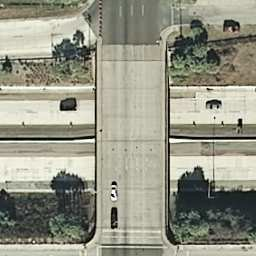
#> input picture CBIR/urop.jpeg, 256 x 256 px
$ python CBIR.py
#> lines starting #> are read from the running program, lines starting #| are printed output that depends on the picture
### CBIR/operations.py
import numpy as np
import scipy as sp
import matplotlib.pyplot as plt
from scipy.fftpack import dct
import cv2

def dct2(img):
    '''Discrete cosine transform'''
    return dct(dct(img, axis=0, norm='ortho'), axis=1, norm='ortho')

def Canny_Operation(img):
    '''Canny operation for edges'''
    edges = cv2.Canny(img, 100, 200)
    return edges

def hsv(img):
    h = []
    s = []
    v = []

    for i in range(256):
        for j in range(256):
            #print(img[i][j][0],img[i][j][1])
            x=float(img[i][j][0])/100
            y=float(img[i][j][1])/100
            #print(x,y)
            if x<=0.2:
                img[i][j][0]=0
            elif x<=0.7:
                img[i][j][0]=1
            else:
                img[i][j][0]=2

            if y<=0.2:
                img[i][j][1]=0
            elif y<=0.7:
                img[i][j][1]=1
            else:
                img[i][j][1]=2

            if img[i][j][2]<=20:
                img[i][j][2]=0
            elif img[i][j][2]<=50:
                img[i][j][2]=1
            elif img[i][j][2]<=75:
                img[i][j][2]=2
            elif img[i][j][2]<=140:
                img[i][j][2]=3
            elif img[i][j][2]<=160:
                img[i][j][2]=4
            elif img[i][j][2]<=195:
                img[i][j][2]=5
            elif img[i][j][2]<=285:
                img[i][j][2]=6
            elif img[i][j][2]<=305:
                img[i][j][2]=7
            elif img[i][j][2]<=340:
                img[i][j][2]=8
            else:
                img[i][j][2]=0

            h.append(img[i][j][0])
            s.append(img[i][j][1])
            v.append(img[i][j][2])

    return h,s,v

### CBIR/CBIR.py
import cv2
import numpy as np
import operations as op
from scipy import stats

img = cv2.imread('urop.jpeg')
#> img is the input picture: shape (256, 256, 3); mean B, G, R 133.2, 148.8, 148.6
img = cv2.cvtColor(img, cv2.COLOR_RGB2HSV)
#> img: shape (256, 256, 3); mean H, S, V 84.7, 37.4, 150.7

h, s, v = op.hsv(img)
#> after the loop in hsv, `for i in range(256):`: img: shape (256, 256, 3); mean H, S, V 1.86, 0.93, 4.11
#> after the loop in hsv, `for i in range(256):`: h = 65536 items
#> h = 65536 items; s = 65536 items; v = 65536 items

# mean
mean_h, mean_s, mean_v = np.mean(h), np.mean(s), np.mean(v)
#> mean_h = 1.86; mean_s = 0.93; mean_v = 4.11

# standard deviation
sd_h, sd_s, sd_v = np.std(h), np.std(s), np.std(v)
#> sd_h = 0.377; sd_s = 0.425; sd_v = 1.61

# skewness
skew_h, skew_s, skew_v = stats.skew(h), stats.skew(s), stats.skew(v)
#> skew_h = -2.65; skew_s = -0.417; skew_v = -0.501

# kurtosis
kurtosis_h, kurtosis_s, kurtosis_v = stats.kurtosis(h), stats.kurtosis(s), stats.kurtosis(v)
#> kurtosis_h = 6.57; kurtosis_s = 2.25; kurtosis_v = -0.767

#color feature vector
color_v = [[mean_h,sd_h,skew_h,kurtosis_h],
           [mean_s,sd_s,skew_s,kurtosis_s],
           [mean_v,sd_v,skew_v,kurtosis_v]]
#> color_v = [[1.86, 0.377, -2.65, 6.57], [0.93, 0.425, -0.417, 2.25], [4.11, 1.61, -0.501, -0.767]]

imx = cv2.imread('urop.jpeg',0)
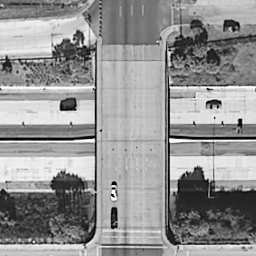
#> imx: shape (256, 256); min 0, max 255, mean 146.9

#edges image
edges = op.Canny_Operation(imx)
#> in Canny_Operation, `edges = cv2.Canny(img, 100, 200)`:
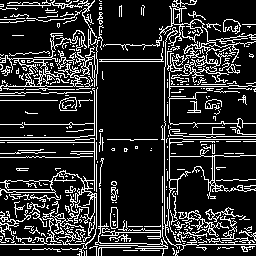
#> edges: shape (256, 256); 17.6% white in thin lines or dots
